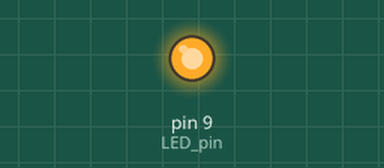
Recording of a sketch running on a simulated Arduino Uno, built for the host (arithmetic inside an expression is 32-bit, double 64-bit). Parts: output pins drawn as LEDs (lit = HIGH).

Above: at 1.7 s.
At 5.9 s:
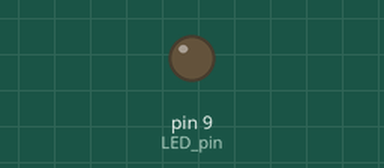
Timing chart, 0 to 7.4 s (numbered marks = the images above):
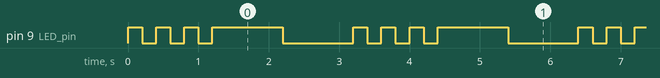

Measured:
- by itself, pin 9 (LED_pin): repeats every 3.2 s: 2 × (LOW 0.20 s, HIGH 0.20 s), LOW 0.20 s, HIGH 1.0 s, LOW 1.0 s, HIGH 0.20 s
- by itself, everything shown: repeats every 3.2 s, in 8 steps

The sketch:

2666KHZ_BLINK.ino
```cpp
/*
 *  Blink the LED of Arduino Mega2560 LED, pure C programming, complie with Arduino IDE 1.6.11
 *  xiaolaba, 2016-NOV-05
 *
 *  xiaolaba, 2018-NOV-03, try 6MHZ clock signal generation, use ATmega328 (Arduino UNO), Arduino IDE 1.8.5
 *  it is not possible to unless change Xtal.
 *
 *  dump disassembly code
 *    hold [shift] and compile the code, see the path of firmware, there will be *.elf
 *    PATH=%PATH%;C:\Program Files (x86)\Arduino\hardware\tools\avr\avr\bin\
 *    objdump -S C:\Users\user0\AppData\Local\Temp\arduino_build_533545\2666KHZ_BLINK.ino.elf > 2666KHZ_BLINK.asm
*/

// ref  : https://balau82.wordpress.com/2011/03/29/programming-arduino-uno-in-pure-c/
// Programming Arduino Uno in pure C

#include <avr/io.h>
#include <util/delay.h>

#define BLINK_SLOW_DELAY_MS 1000
#define BLINK_FAST_DELAY_MS 200

//#define LED_pin 7 // LED pin# = Atmege2560 pin PB7 = Arduino Mega2560 D13
//#define LED_pin 5 // LED pin# = Atmege328 pin PB5 = Arduino UNO D13
#define LED_pin 1 // LED pin# = Atmege328 pin PB1 = Arduino UNO D9, same pin as OC1A

#define ddtick  __asm__("nop\n\t");
#define dd4tick  __asm__("nop\n\t""nop\n\t""nop\n\t""nop\n\t");
// the Macro dd4tick will delay 0.25us exactly on 16MHz Arduino
#define delayOneUs()  { dd4tick; dd4tick; dd4tick; dd4tick; }


int main (void)
{

  DDRB |= _BV(LED_pin); /* set LED_pin of PORTB for output*/

  while(1) {
    blinkMHZ();

    blink_fast();
    blink_fast();
    blink_fast();
    blink_slow();
  }
}

void blink_slow ()
{
  PORTB |= _BV(LED_pin);    /* set LED_pin high to turn led on */
  _delay_ms(BLINK_SLOW_DELAY_MS);

  PORTB &= ~_BV(LED_pin);    /* set LED_pin low to turn led off */
  _delay_ms(BLINK_SLOW_DELAY_MS);
}

void blink_fast ()
{

  PORTB |= _BV(LED_pin);    /* set LED_pin high to turn led on */
  _delay_ms(BLINK_FAST_DELAY_MS);

  PORTB &= ~_BV(LED_pin);    /* set LED_pin low to turn led off */
  _delay_ms(BLINK_FAST_DELAY_MS);

}


void blinkMHZ ()
{

  register unsigned char counter asm("r24");
//... some code...
//asm volatile("clr r24");
//... more code...

  __asm volatile ("ldi r24,0b10101010 \n\t");
  __asm volatile ("clc \n\t");
  __asm volatile ("sei \n\t");

  __asm ("my_loop:");


//*****************************************
// 1.6MHZ
  //PORTB ^= _BV(LED_pin);    /* toggle LED_pin, 1,6MHZ */
//*****************************************


//*****************************************
// 2.67MHZ,
/*
asm volatile (
  "sbi %0, %1 \n"
  : : "I" (_SFR_IO_ADDR(PORTB)), "I" (PORTB1)
);
asm (
  "cbi %0, %1 \n"
  : : "I" (_SFR_IO_ADDR(PORTB)), "I" (PORTB1)
);
*/


// 2.67MHZ
  __asm (
    "sbi 0x05,1 \n\t"   // [2] cycles
    "cbi 0x05,1 \n\t"   // [2] cycles
  ::);
//*****************************************


//*****************************************
// 2.0 MHZ
/*
 __asm volatile (
  "out 0x05,r24 \n\t"   // [1] PORTB address 0x05, [r24]
  "com r24 \n\t"        // [1] toggle
 ::);
*/
//*****************************************


  __asm ("rjmp my_loop");    // [2]


//*****************************************
// test inline asm only, no excution here
  asm volatile(
    "nop\n\t"
    "nop\n\t"
    "nop\n\t"
    "nop\n\t"
  ::);
//*****************************************

}

//END of program
```
